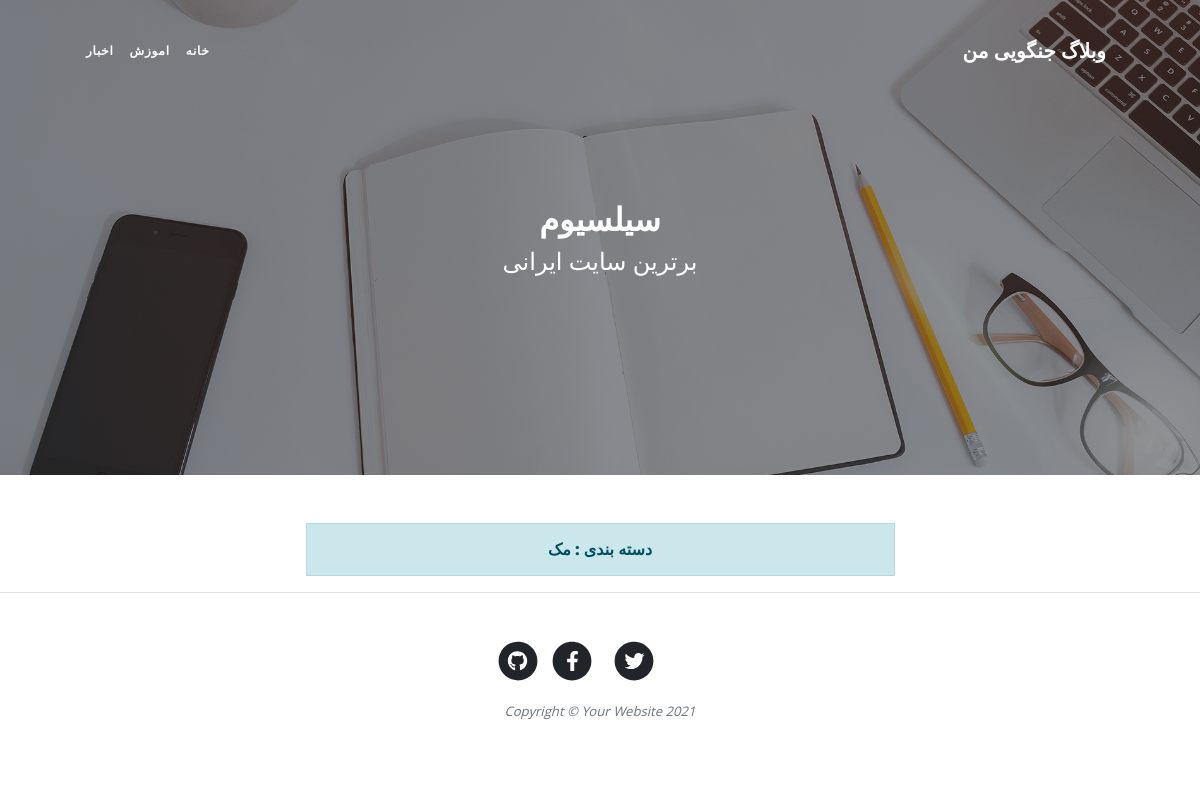
The page /category/m on the database its author committed.
### blog/models.py (models this page shows, shortened)
class Category(models.Model):
    parent = models.ForeignKey('self', default=None, null=True,blank=True,on_delete=models.SET_NULL,related_name='children', verbose_name='زیردسته')
    title = models.CharField(max_length=200, verbose_name='عنوان دسته بندی')
    slug = models.SlugField(max_length=100, unique=True, verbose_name='ادرس دسته بندی')
    status = models.BooleanField(default=True, verbose_name='ایا نمایش داده شود؟')
    position = models.IntegerField(verbose_name='پوزیشن')
    class Meta:
        verbose_name = 'دسته بندی'
        verbose_name_plural = 'دسته بندی ها'
        ordering = ['position']
    objects= CategoryManager()

### blog/views.py (the view)
# urls.py: path('category/<slug:slug>', views.CategoryList.as_view(), name='blog_category'),
class CategoryList(ListView):
    def get_queryset(self):
        global category
        slug = self.kwargs.get('slug')
        category = get_object_or_404(Category.objects.active(), slug=slug)
        return category.articles.published()
    def get_context_data(self, *, object_list=None, **kwargs):
        context = super().get_context_data(**kwargs)
        context['category'] = category
        return context
    context_object_name = 'articles'
    template_name = 'blog/category.html'
    paginate_by = 2

### blog/models.py (called while the page is built)
    def published(self):
        return self.filter(status='p')

    def active(self):
        return self.filter(status=True)

### blog/templatetags/base_tags.py (called while the page is built)
@register.simple_tag
def title(data='وبلاگ جنگویی من '):
    return data

@register.inclusion_tag('blog/partials/category_navbar.html')
def category_navbar():
    return {
        'category': Category.objects.filter(status=True)
    }

### blog/templates/blog/category.html (shortened to what this page needs)
{% extends 'blog/base.html' %}
{% load static %}
{% block main %}
        <header class="masthead" style="background-image: url({% static 'blog/assets/img/home-bg.jpg' %})">
            <div class="container position-relative px-4 px-lg-5">
                <div class="row gx-4 gx-lg-5 justify-content-center">
                    <div class="col-md-10 col-lg-8 col-xl-7">
                        <div class="site-heading">
                            <h1>سیلسیوم</h1>
                            <span class="subheading">برترین سایت ایرانی</span>
                        </div>
                    </div>
                </div>
            </div>
        </header>
    <div class="container px-4 px-lg-5">
            <div class="row gx-4 gx-lg-5 justify-content-center">
                <div class="col-md-10 col-lg-8 col-xl-7">
                <h3 class="alert alert-primary text-center">دسته بندی : {{ category.title }}</h3>
                </div>
            </div>
        </div>
{% endblock %}

### blog/templates/blog/partials/category_navbar.html (shortened to what this page needs)
<div class="collapse navbar-collapse nav" id="navbarResponsive">
    <ul class="navbar-nav ml-auto ms-auto py-4 py-lg-0">
        <li class="navbar-nav ml-auto ms-auto py-4 py-lg-0  ">
            <li class="nav-item">
                <a class="nav-link " href="{% url 'blog:blog_home' %}">خانه</a>
            </li>
            {% for cat in category %}
                {% if cat.parent == None %}
                    <li class="nav-item">
                        <a class="nav-link " href="{% url 'blog:blog_category' cat.slug %}">{{ cat.title }}</a>
                    </li>
                {% endif %}
            {% endfor %}
    </ul>
</div>

### blog/static/blog/css/rtl.css (style rules this page uses)
body { font-family: Sahel, serif; direction: rtl; text-align: right; font-size: 15px; }
.navbar-nav { margin-left: initial !important; margin-right: auto; }
header.masthead .page-heading h1, header.masthead .page-heading .h1, header.masthead .site-heading h1, header.masthead .site-heading .h1 { font-size: 2rem; }
h3, .h3 { font-size: 16px; }
.nav-item { list-style-type: none; padding: 0; margin: 0; }
.nav ul { padding-right: 0; }
.nav ul li { border-bottom: none; height: 86px; line-height: 86px; font-size: 14px; display: inline-block; float:left; margin: 0 auto; }
.nav ul li a { text-decoration: none; color: #000000; display: block; transition: .3s background-color; padding: 0 24px; }
.nav a { border-bottom: none; }

### rows shown on the page
Category: title "اموزش"
Category: title "اخبار"
Category: title "مک"
